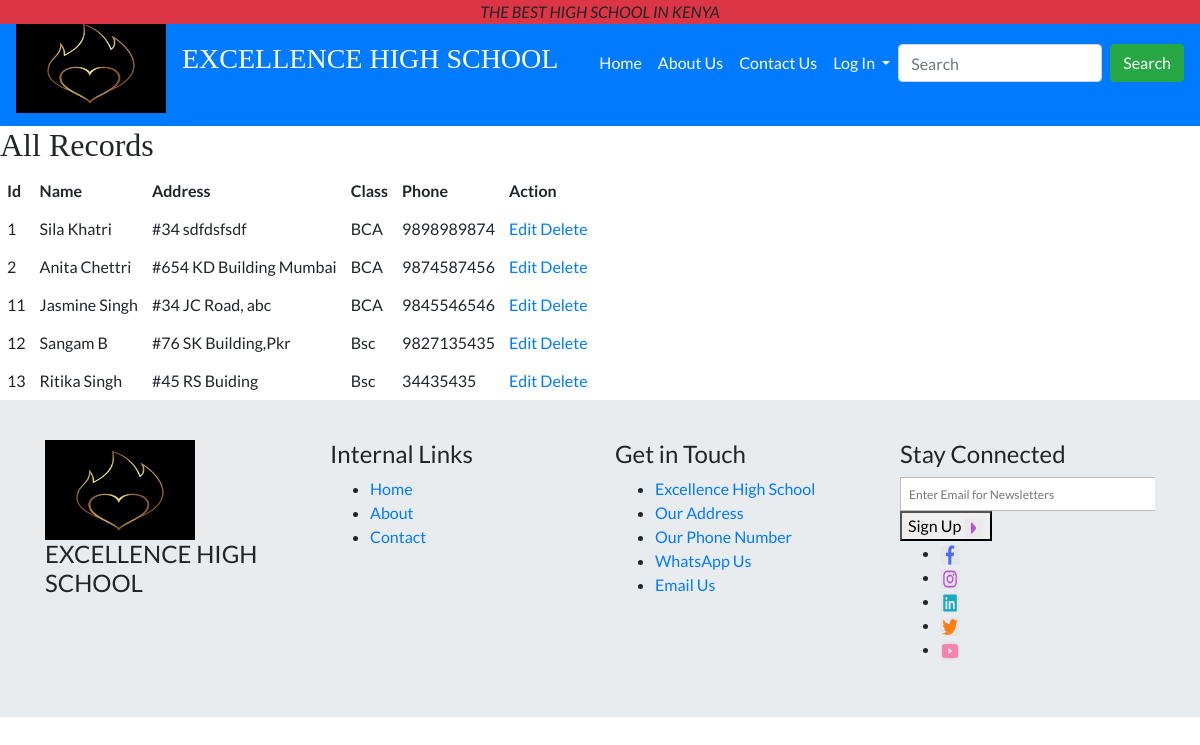
The page / on the database its author committed.
### tables this page shows
CREATE TABLE `student` (
  `sid` int(10) NOT NULL,
  `sname` varchar(30) NOT NULL,
  `saddress` varchar(100) NOT NULL,
  `sclass` int(10) NOT NULL,
  `sphone` varchar(10) NOT NULL
);

CREATE TABLE `studentclass` (
  `cid` int(11) NOT NULL,
  `cname` varchar(15) NOT NULL
);

### index.php (the view, shortened to what this page needs)
<?php
include 'header.php';
?>
<div id="main-content">
    <h2>All Records</h2>
    <?php
      include 'config.php';
      $sql = "SELECT * FROM student JOIN studentclass WHERE student.sclass = studentclass.cid";
      $result = mysqli_query($conn, $sql) or die("Query Unsuccessful.");
      if(mysqli_num_rows($result) > 0)  {
    ?>
    <table cellpadding="7px">
        <thead>
        <th>Id</th>
        <th>Name</th>
        <th>Address</th>
        <th>Class</th>
        <th>Phone</th>
        <th>Action</th>
        </thead>
        <tbody>
          <?php
            while($row = mysqli_fetch_assoc($result)){
          ?>
            <tr>
                <td><?php echo $row['sid']; ?></td>
                <td><?php echo $row['sname']; ?></td>
                <td><?php echo $row['saddress']; ?></td>
                <td><?php echo $row['cname']; ?></td>
                <td><?php echo $row['sphone']; ?></td>
                <td>
                    <a href='edit.php?id=<?php echo $row['sid']; ?>'>Edit</a>
                    <a href='delete-inline.php?id=<?php echo $row['sid']; ?>'>Delete</a>
                </td>
            </tr>
          <?php } ?>
        </tbody>
    </table>
  <?php }else{
    echo "<h2>No Record Found</h2>";
  }
  ?>
</div>
<?php
include 'footer.php';
?>
</body>
</html>

### header.php (shortened to what this page needs)
<!DOCTYPE html>
<html lang="en">
<head>
    <link rel="stylesheet" href="bootstrap.min.css">
    <link rel="stylesheet" href="custom.css">
    <link rel="stylesheet" href="https://use.fontawesome.com/releases/v5.7.0/css/all.css">
</head>
<body>
<header><p class="font-italic bg-danger mb-0 text-center fixed-top">THE BEST HIGH SCHOOL IN KENYA</p></header>
<nav class="navbar navbar-expand-md bg-primary navbar-dark">
    <a class="navbar-brand" href="home.html">
        <img src="images/heart-2320561.png" alt="school logo" width="150" height="100">
    </a>
    <h3 class="text-white">EXCELLENCE HIGH SCHOOL</h3>
    <div class="collapse navbar-collapse" id="collapsibleNavbar">
        <ul class="navbar-nav ml-auto">
            <li class="nav-item">
                <a class="nav-link" href="index.html">Home</a>
            </li>
            <li class="nav-item">
                <a class="nav-link" href="about.html">About Us</a>
            </li>
            <li class="nav-item">
                <a class="nav-link" href="contact.php">Contact Us</a>
            <li class="nav-item dropdown">
                <a class="nav-link dropdown-toggle" href="#" id="navbardrop" data-toggle="dropdown">
                    Log In
                </a>
            </li>
            <form class="form-inline" action="/action_page.php">
                <input class="form-control mr-sm-2"  type="text" placeholder="Search" >
                <button class="btn btn-success" type="submit">Search</button>
            </form>
            </li>
        </ul>
    </div>
</nav>

### footer.php
<footer class="overflow-hidden">
    <div class="container">
        <div class="row">
            <div class="col-sm-3">
                <img src="images/heart-2320561.png" width="150" height="100" alt="School Logo">
                <h4>EXCELLENCE HIGH SCHOOL</h4>
            </div>
            <div class="col-sm-3">
                <h4>Internal Links</h4>
                <ul>
                    <li><a href="index.html">Home</a></li>
                    <li><a href="about.html">About</a></li>
                    <li><a href="contact.php">Contact</a></li>
                </ul>
            </div>
            <div class="col-sm-3">
                <h4>Get in Touch</h4>
                <ul>
                    <li><a href="#" target="_blank">Excellence High School</a></li>
                    <li><a href="https://www.google.com/maps/@-1.2878486,36.7309642,14z" target="_blank">Our Address</a></li>
                    <li><a href="tel:+254726442084" target="_blank">Our Phone Number</a></li>
                    <li><a href="https://wa.me/254726442084/?text=Contact%Website" target="_blank">WhatsApp Us</a></li>
                    <li><a href="mailto:dgathinwa@yahoo.com?Subject=Website%20Development" target="_blank">Email Us</a></li>
                </ul>
            </div>
            <div class="col-sm-3" >
                <div class="overflow-hidden">
                    <h4>Stay Connected</h4>
                    <input type="email" placeholder="Enter Email for Newsletters" class="input-newsletter" size="10px">
                    <button class="submit-newsletter">Sign Up <img src="images/arrow.png" width="20" height="20" alt="arrow"></button>
                    <ul>
                        <li><a href="https://www.facebook.com/DGathinwa"><img src="images/fb.png" width="20" height="20" alt="facebook link"></a></li>
                        <li><a href="https://www.instagram.com/DGathinwa"><img src="images/insta.png" width="20" height="20" alt="instagram link"></a></li>
                        <li><a href="https://www.linkedin.com/in/DGathinwa"><img src="images/linkedin.png" width="20" height="20" alt="linked in link"></a></li>
                        <li><a href="https://www.twitter.com/DGathinwa"><img src="images/twitter.png" width="20" height="20" alt="twitter link"></a></li>
                        <li><a href="https://www.youtube.com/channel/UC-kwN7xJl-goz5cqjTpEyiw/featured"><img src="images/youtube.png" width="20" height="20"  alt="youtube link"></a></li>
                    </ul>
                </div>
            </div>
        </div>
    </div>
</footer>

### custom.css (style rules this page uses)
body { font-family: 'Lato', sans-serif; }
h1, h2, h3 { font-family: 'Playfair Display', serif; font-weight: 300; }
p { margin-bottom: 4px; }
.navbar-dark .navbar-nav .nav-link { color: #ffffff; }
footer { background-color: #e9ecef; padding-top: 40px; padding-bottom: 40px; }
input { display: block; height: 34px; margin: 0; padding: 0px 8px; font-size: 12px; }
input, textarea { width: 400px; border: 1px solid #bdbdbd; -webkit-box-sizing: border-box; box-sizing: border-box; }

### rows shown on the page
student: sid "1", sname "Sila Khatri", saddress "#34 sdfdsfsdf", studentclass.cname "BCA", sphone "9898989874"
student: sid "2", sname "Anita Chettri", saddress "#654 KD Building Mumbai", studentclass.cname "BCA", sphone "9874587456"
student: sid "11", sname "Jasmine Singh", saddress "#34 JC Road, abc", studentclass.cname "BCA", sphone "9845546546"
student: sid "12", sname "Sangam B", saddress "#76 SK Building,Pkr", studentclass.cname "Bsc", sphone "9827135435"
student: sid "13", sname "Ritika Singh", saddress "#45 RS Buiding", studentclass.cname "Bsc", sphone "34435435"
